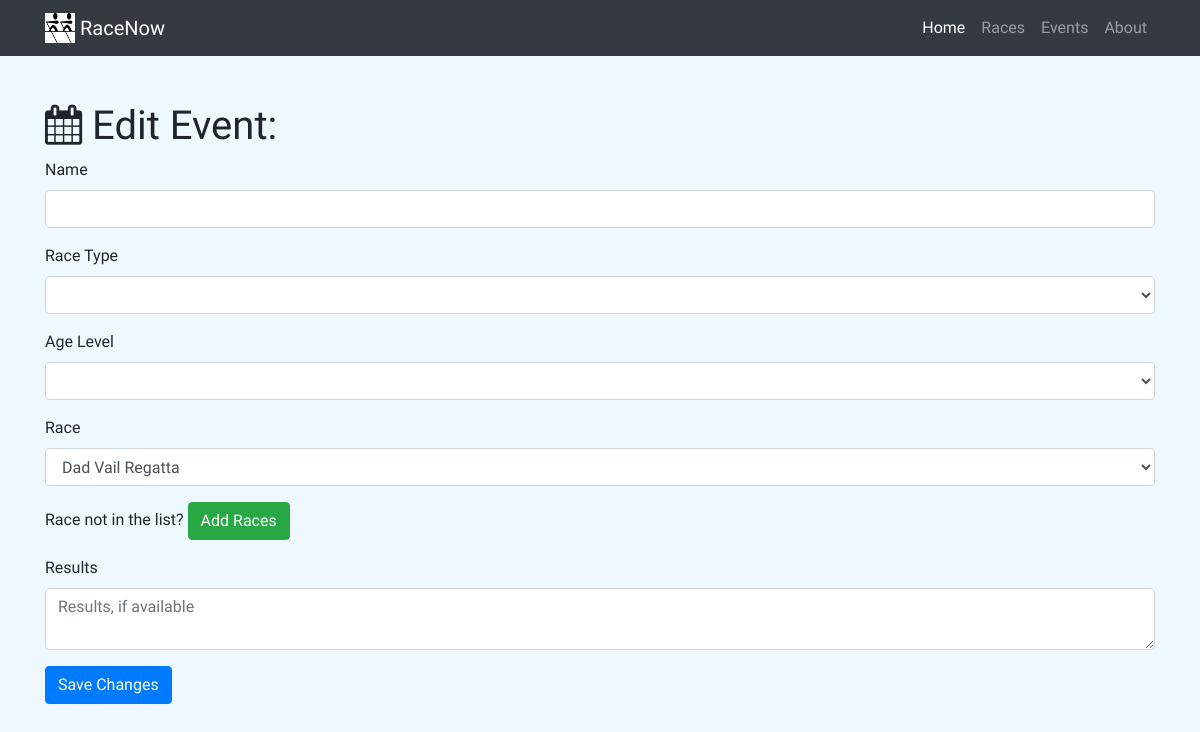
Before: /event/edit/1 with the older database file.
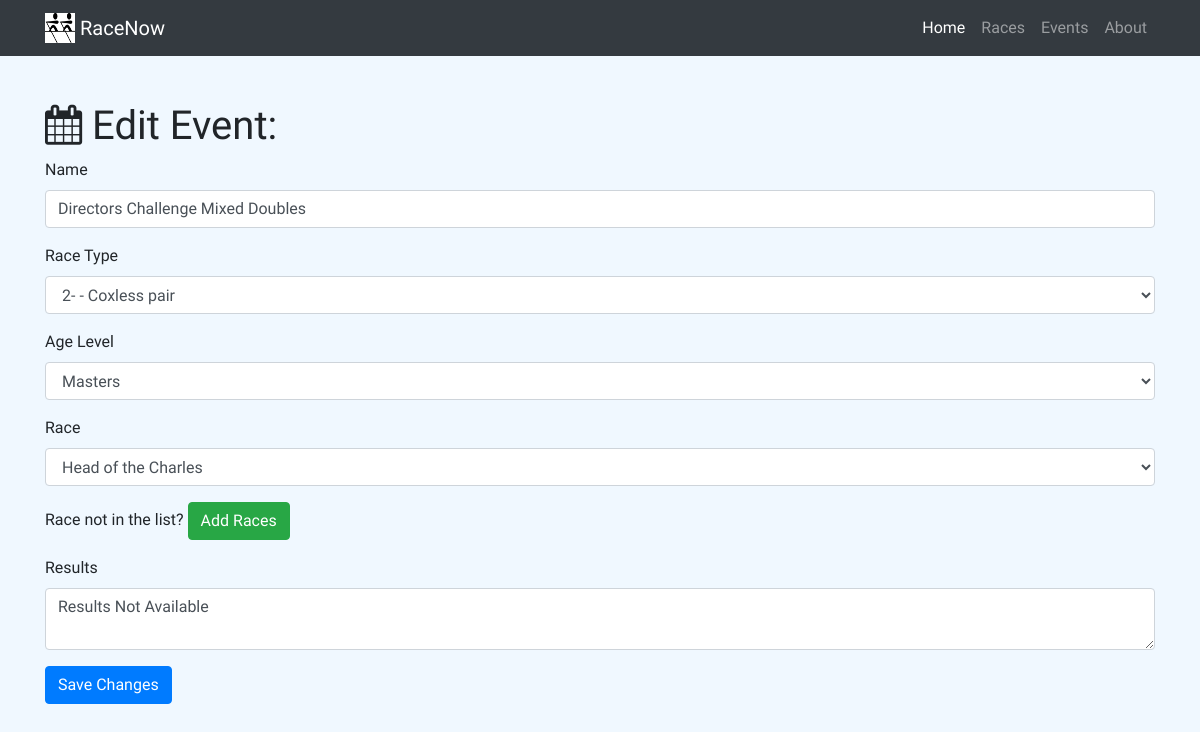
After: the same page with the newer database file.
### rownow.py (models this page shows)
class Event(db.Model):
    __tablename__ = 'events'
    id = db.Column(db.Integer, primary_key=True)
    name = db.Column(db.String(256))
    race_type = db.Column(db.String(256))
    age_level = db.Column(db.String(256))
    results = db.Column(db.Text)
    race_id = db.Column(db.Integer, db.ForeignKey('races.id'))

### rownow.py (the view, shortened to what this page needs)
@app.route('/event/edit/<int:id>', methods=['GET', 'POST'])
def edit_event(id):
    event = Event.query.filter_by(id=id).first()
    races = Race.query.all()
    if request.method == 'GET':
        return render_template('event-edit.html', event=event, races=races)

### templates/event-edit.html (shortened to what this page needs)
{% extends "home-base.html"%}
{% block page_content%}
  <div class="container">
    <h1 class="mt-5"><i class="fa fa-calendar" aria-hidden="true"></i> Edit Event:</h1>
    <form action="/event/edit/{{event.id}}" method="post">
      <div class="form-group">
        <label>Name</label>
        <input class="form-control" type="text" name="name" value="{{event.name}}" required="true">
      </div>
      <div class="form-group">
      <label>Race Type</label>
        <select class="form-control" name="race_type" value="{{event.race_type}}" required="true">
          <option>{{event.race_type}}</option>
          <option>1X - Single scull</option>
      </select>
  </div>
      <div class="form-group">
        <label>Age Level</label>
        <select class="form-control" name="age_level" value="{{event.age_level}}" required="true">
              <option>{{event.age_level}}</option>
              <option>High School</option>
        </select>
      </div>
      <div class="form-group">
        <label>Race</label>
        <select class="form-control" name="race">
          {% for race in races %}
            {% if race == event.race %}
              <option selected="selected">{{race.name}}</option>
            {% else %}
              <option>{{race.name}}</option>
            {% endif %}
          {% endfor %}
        </select>
      </div>
      <div class="form-group">
        Race not in the list? <a href="/race/add" class="btn btn-success" role="button" aria-disabled="true">Add Races</a>
      </div>
      <div class="form-group">
        <label>Results</label>
        <textarea class="form-control" name="results" placeholder="Results, if available" >{{event.results}}</textarea>
      </div>
      <button type="submit" class="btn btn-primary">Save Changes</button>
    </form>
  </div>
{% endblock%}

Changed rows visible on the page:
added Event: name "Directors Challenge Mixed Doubles", race_type "2- - Coxless pair", age_level "Masters", results "Results Not Available"
Other visible differences:
form field race: "Dad Vail Regatta" → "Head of the Charles"
